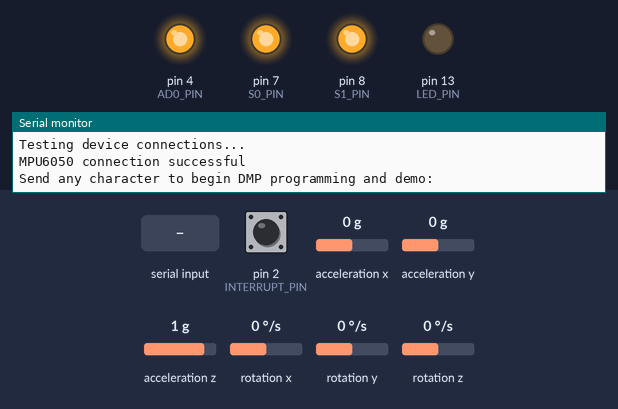
A sketch run on a simulated Arduino Uno, built with avr-gcc and run on an emulated ATmega328P. Parts: output pins drawn as LEDs (lit = HIGH), the last lines printed to the serial monitor. Dashed ring = blinking. Inputs (shaded band) come from the test bench; at power-on: pin 2 (INTERRUPT_PIN) LOW, acceleration x 0 g, acceleration y 0 g, acceleration z 1 g, rotation x 0 °/s, rotation y 0 °/s, rotation z 0 °/s. The sensor or clock chip raises its interrupt line as the real part does.

Above: at 0.9 s.
1.0 s: "1" received over Serial
At 1.4 s:
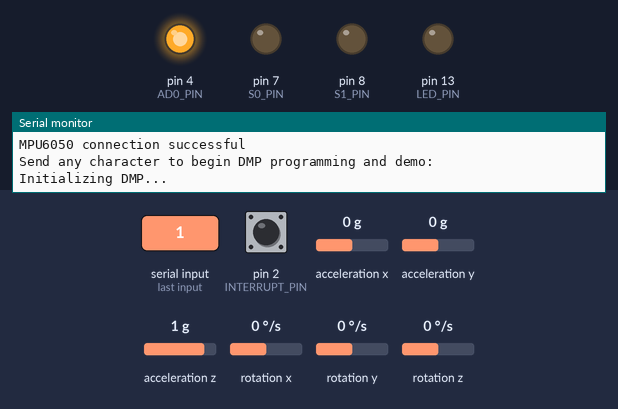
At 3.2 s:
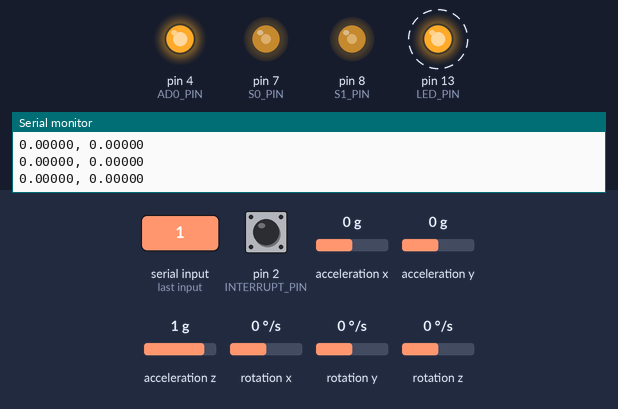
Timing chart, 0 to 15.8 s (numbered marks = the images above; inputs shaded):
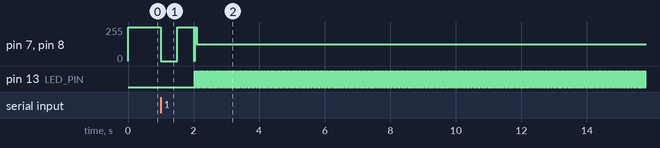

The sketch:

DataCollect_2MPUS_withMUX.ino
```cpp
#include "I2Cdev.h"
#include "MPU6050_6Axis_MotionApps20.h"
#if I2CDEV_IMPLEMENTATION == I2CDEV_ARDUINO_WIRE
    #include "Wire.h"
#endif

MPU6050 mpu;

#define INTERRUPT_PIN 2  // use pin 2 on Arduino Uno & most boards
#define AD0_PIN 4
#define S0_PIN 7
#define S1_PIN 8
#define LED_PIN 13 // (Arduino is 13, Teensy is 11, Teensy++ is 6)
bool blinkState = false;

// MPU control/status vars
bool dmpReady = false;  // set true if DMP init was successful
uint8_t mpuIntStatus;   // holds actual interrupt status byte from MPU
uint8_t devStatus;      // return status after each device operation (0 = success, !0 = error)
uint16_t packetSize;    // expected DMP packet size (default is 42 bytes)
uint16_t fifoCount;     // count of all bytes currently in FIFO
uint8_t fifoBuffer[64]; // FIFO storage buffer

// orientation/motion vars
Quaternion q;           // [w, x, y, z]         quaternion container
VectorFloat gravity;    // [x, y, z]            gravity vector
float ypr[3];           // [yaw, pitch, roll]   yaw/pitch/roll container and gravity vector

volatile bool mpuInterrupt = false;     // indicates whether MPU interrupt pin has gone high
void dmpDataReady() {
    mpuInterrupt = true;
}


void setup() {

    pinMode(AD0_PIN, OUTPUT);
    pinMode(S0_PIN, OUTPUT);
    pinMode(S1_PIN, OUTPUT);
    digitalWrite(AD0_PIN, HIGH);
    // join I2C bus (I2Cdev library doesn't do this automatically)
    #if I2CDEV_IMPLEMENTATION == I2CDEV_ARDUINO_WIRE
        Wire.begin();
        Wire.setClock(400000); // 400kHz I2C clock. Comment this line if having compilation difficulties
    #elif I2CDEV_IMPLEMENTATION == I2CDEV_BUILTIN_FASTWIRE
        Fastwire::setup(400, true);
    #endif

    Serial.begin(115200);
    while (!Serial); // wait for Leonardo enumeration, others continue immediately

    // initialize device

    digitalWrite(S0_PIN, LOW);
    digitalWrite(S1_PIN, LOW);
    Serial.println(F("Initializing I2C devices..."));
    mpu.initialize();
    pinMode(INTERRUPT_PIN, INPUT);

    // verify connection
    Serial.println(F("Testing device connections..."));
    Serial.println(mpu.testConnection() ? F("MPU6050 connection successful") : F("MPU6050 connection failed"));
//------------------------------------------------------------------------------------------------------------------------------

    // initialize device
    digitalWrite(S0_PIN, HIGH);
    digitalWrite(S1_PIN, HIGH);
    Serial.println(F("Initializing I2C devices..."));
    mpu.initialize();
    pinMode(INTERRUPT_PIN, INPUT);

    // verify connection
    Serial.println(F("Testing device connections..."));
    Serial.println(mpu.testConnection() ? F("MPU6050 connection successful") : F("MPU6050 connection failed"));


    // wait for ready
    Serial.println(F("\nSend any character to begin DMP programming and demo: "));
    while (Serial.available() && Serial.read()); // empty buffer
    while (!Serial.available());                 // wait for data
    while (Serial.available() && Serial.read()); // empty buffer again
//------------------------------------------------------------------------------------------------------
    digitalWrite(S0_PIN, LOW);
    digitalWrite(S1_PIN, LOW);
    // load and configure the DMP
    Serial.println(F("Initializing DMP..."));
    devStatus = mpu.dmpInitialize();

    // make sure it worked (returns 0 if so)
    if (devStatus == 0) {
        // turn on the DMP, now that it's ready
        Serial.println(F("Enabling DMP..."));
        mpu.setDMPEnabled(true);

        // enable Arduino interrupt detection
        Serial.println(F("Enabling interrupt detection (Arduino external interrupt 0)..."));
        attachInterrupt(digitalPinToInterrupt(INTERRUPT_PIN), dmpDataReady, RISING);
        mpuIntStatus = mpu.getIntStatus();

        // set our DMP Ready flag so the main loop() function knows it's okay to use it
        Serial.println(F("DMP ready! Waiting for first interrupt..."));
        dmpReady = true;

        // get expected DMP packet size for later comparison
        packetSize = mpu.dmpGetFIFOPacketSize();
    } else {
        // ERROR!
        // 1 = initial memory load failed
        // 2 = DMP configuration updates failed
        // (if it's going to break, usually the code will be 1)
        Serial.print(F("DMP Initialization failed (code "));
        Serial.print(devStatus);
        Serial.println(F(")"));
    }
//------------------------------------------------------------------------------------------------------------
    digitalWrite(S0_PIN, HIGH);
    digitalWrite(S1_PIN, HIGH);
    // load and configure the DMP
    Serial.println(F("Initializing DMP..."));
    devStatus = mpu.dmpInitialize();

    // make sure it worked (returns 0 if so)
    if (devStatus == 0) {
        // turn on the DMP, now that it's ready
        Serial.println(F("Enabling DMP..."));
        mpu.setDMPEnabled(true);

        // enable Arduino interrupt detection
        Serial.println(F("Enabling interrupt detection (Arduino external interrupt 0)..."));
        attachInterrupt(digitalPinToInterrupt(INTERRUPT_PIN), dmpDataReady, RISING);
        mpuIntStatus = mpu.getIntStatus();

        // set our DMP Ready flag so the main loop() function knows it's okay to use it
        Serial.println(F("DMP ready! Waiting for first interrupt..."));
        dmpReady = true;

        // get expected DMP packet size for later comparison
        packetSize = mpu.dmpGetFIFOPacketSize();
    } else {
        // ERROR!
        // 1 = initial memory load failed
        // 2 = DMP configuration updates failed
        // (if it's going to break, usually the code will be 1)
        Serial.print(F("DMP Initialization failed (code "));
        Serial.print(devStatus);
        Serial.println(F(")"));
    }


    // configure LED for output
    pinMode(LED_PIN, OUTPUT);
}

void loop() {
    digitalWrite(S0_PIN, LOW);
    digitalWrite(S1_PIN, LOW);
    // if programming failed, don't try to do anything
    if (!dmpReady) return;

    // wait for MPU interrupt or extra packet(s) available
    while (!mpuInterrupt && fifoCount < packetSize) {
        Serial.println("LOL");
    }

    // reset interrupt flag and get INT_STATUS byte
    mpuInterrupt = false;
    mpuIntStatus = mpu.getIntStatus();

    // get current FIFO count
    fifoCount = mpu.getFIFOCount();

    // check for overflow (this should never happen unless our code is too inefficient)
    if ((mpuIntStatus & 0x10) || fifoCount == 1024) {
        // reset so we can continue cleanly
        mpu.resetFIFO();
        Serial.println(F("FIFO overflow!"));

    // otherwise, check for DMP data ready interrupt (this should happen frequently)
    } else if (mpuIntStatus & 0x02) {
        // wait for correct available data length, should be a VERY short wait
        while (fifoCount < packetSize) fifoCount = mpu.getFIFOCount();

        // read a packet from FIFO
        mpu.getFIFOBytes(fifoBuffer, packetSize);

        // track FIFO count here in case there is > 1 packet available
        // (this lets us immediately read more without waiting for an interrupt)
        fifoCount -= packetSize;

        // display Euler angles in degrees
        mpu.dmpGetQuaternion(&q, fifoBuffer);
        mpu.dmpGetGravity(&gravity, &q);
        mpu.dmpGetYawPitchRoll(ypr, &q, &gravity);
        Serial.print(ypr[2], 5); Serial.print(", ");
//---------------------------------------------------------------------------------------------------
    digitalWrite(S0_PIN, HIGH);
    digitalWrite(S1_PIN, HIGH);
    //if programming failed, don't try to do anything
    if (!dmpReady) return;

    // wait for MPU interrupt or extra packet(s) available
    while (!mpuInterrupt && fifoCount < packetSize) {
        Serial.println("LOL");
    }

    // reset interrupt flag and get INT_STATUS byte
    mpuInterrupt = false;
    mpuIntStatus = mpu.getIntStatus();

    // get current FIFO count
    fifoCount = mpu.getFIFOCount();

    // check for overflow (this should never happen unless our code is too inefficient)
    if ((mpuIntStatus & 0x10) || fifoCount == 1024) {
        // reset so we can continue cleanly
        mpu.resetFIFO();
        Serial.println(F("FIFO overflow!"));

    // otherwise, check for DMP data ready interrupt (this should happen frequently)
    } else if (mpuIntStatus & 0x02) {
        // wait for correct available data length, should be a VERY short wait
        while (fifoCount < packetSize) fifoCount = mpu.getFIFOCount();

        // read a packet from FIFO
        mpu.getFIFOBytes(fifoBuffer, packetSize);

        // track FIFO count here in case there is > 1 packet available
        // (this lets us immediately read more without waiting for an interrupt)
        fifoCount -= packetSize;

        // display Euler angles in degrees
        mpu.dmpGetQuaternion(&q, fifoBuffer);
        mpu.dmpGetGravity(&gravity, &q);
        mpu.dmpGetYawPitchRoll(ypr, &q, &gravity);
        Serial.println(ypr[2], 5);

        // blink LED to indicate activity
        blinkState = !blinkState;
        digitalWrite(LED_PIN, blinkState);
    }
  }
}
```

Measured:
- after the input at 1.0 s, pin 7 (S0_PIN), pin 8 (S1_PIN): 255/255 → 0/255 at once, → 255/255 0.51 s later, → 127/255 0.51 s later; pin 13 (LED_PIN): alternates HIGH for 0.02 s and LOW for 0.02 s, starting after 1.0 s
